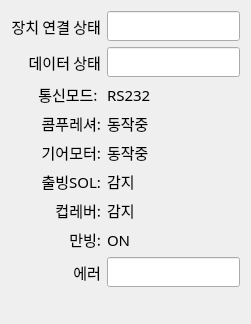
   <widget class="QWidget" name="layoutWidget">
    <property name="geometry">
     <rect>
      <x>320</x>
      <y>60</y>
      <width>251</width>
      <height>292</height>
     </rect>
    </property>
    <layout class="QGridLayout" name="gridLayout_3">
     <item row="3" column="1">
      <widget class="QLabel" name="LB_STATUS_COMP_WORKING_2">
       <property name="font">
        <font>
         <family>함초롬돋움</family>
         <pointsize>11</pointsize>
         <weight>50</weight>
         <italic>false</italic>
         <bold>false</bold>
        </font>
       </property>
       <property name="text">
        <string>동작중</string>
       </property>
      </widget>
     </item>
     <item row="7" column="1">
      <widget class="QLabel" name="LB_STATUS_FULL_ICE_2">
       <property name="font">
        <font>
         <family>함초롬돋움</family>
         <pointsize>11</pointsize>
         <weight>50</weight>
         <italic>false</italic>
         <bold>false</bold>
        </font>
       </property>
       <property name="text">
        <string>ON</string>
       </property>
      </widget>
     </item>
     <item row="4" column="1">
      <widget class="QLabel" name="LB_STATUS_GEAR_WORKING_2">
       <property name="font">
        <font>
         <family>함초롬돋움</family>
         <pointsize>11</pointsize>
         <weight>50</weight>
         <italic>false</italic>
         <bold>false</bold>
        </font>
       </property>
       <property name="text">
        <string>동작중</string>
       </property>
      </widget>
     </item>
     <item row="6" column="0">
      <widget class="QLabel" name="label_38">
       <property name="font">
        <font>
         <family>함초롬돋움</family>
         <pointsize>11</pointsize>
         <weight>50</weight>
         <italic>false</italic>
         <bold>false</bold>
        </font>
       </property>
       <property name="text">
        <string>컵레버:</string>
       </property>
       <property name="alignment">
        <set>Qt::AlignRight|Qt::AlignTrailing|Qt::AlignVCenter</set>
       </property>
      </widget>
     </item>
     <item row="2" column="1">
      <widget class="QLabel" name="LB_STATUS_COMM_MODE_2">
       <property name="font">
        <font>
         <family>함초롬돋움</family>
         <pointsize>11</pointsize>
         <weight>50</weight>
         <italic>false</italic>
         <bold>false</bold>
        </font>
       </property>
       <property name="text">
        <string>RS232</string>
       </property>
      </widget>
     </item>
     <item row="5" column="0">
      <widget class="QLabel" name="label_56">
       <property name="font">
        <font>
         <family>함초롬돋움</family>
         <pointsize>11</pointsize>
         <weight>50</weight>
         <italic>false</italic>
         <bold>false</bold>
        </font>
       </property>
       <property name="text">
        <string>출빙SOL:</string>
       </property>
       <property name="alignment">
        <set>Qt::AlignRight|Qt::AlignTrailing|Qt::AlignVCenter</set>
       </property>
      </widget>
     </item>
     <item row="2" column="0">
      <widget class="QLabel" name="label_37">
       <property name="font">
        <font>
         <family>함초롬돋움</family>
         <pointsize>11</pointsize>
         <weight>50</weight>
         <italic>false</italic>
         <bold>false</bold>
        </font>
       </property>
       <property name="text">
        <string>통신모드: </string>
       </property>
       <property name="alignment">
        <set>Qt::AlignRight|Qt::AlignTrailing|Qt::AlignVCenter</set>
       </property>
      </widget>
     </item>
     <item row="8" column="1">
      <widget class="QLineEdit" name="LE_ICE_ERROR_2">
       <property name="font">
        <font>
         <family>함초롬돋움</family>
         <pointsize>11</pointsize>
         <weight>50</weight>
         <italic>false</italic>
         <bold>false</bold>
        </font>
       </property>
       <property name="alignment">
        <set>Qt::AlignCenter</set>
       </property>
       <property name="readOnly">
        <bool>true</bool>
       </property>
      </widget>
     </item>
     <item row="8" column="0">
      <widget class="QLabel" name="label_54">
       <property name="font">
        <font>
         <family>함초롬돋움</family>
         <pointsize>11</pointsize>
         <weight>50</weight>
         <italic>false</italic>
         <bold>false</bold>
        </font>
       </property>
       <property name="text">
        <string>에러</string>
       </property>
       <property name="alignment">
        <set>Qt::AlignRight|Qt::AlignTrailing|Qt::AlignVCenter</set>
       </property>
      </widget>
     </item>
     <item row="1" column="0">
      <widget class="QLabel" name="label_112">
       <property name="font">
        <font>
         <family>함초롬돋움</family>
         <pointsize>11</pointsize>
         <weight>50</weight>
         <italic>false</italic>
         <bold>false</bold>
        </font>
       </property>
       <property name="text">
        <string>데이터 상태</string>
       </property>
       <property name="alignment">
        <set>Qt::AlignRight|Qt::AlignTrailing|Qt::AlignVCenter</set>
       </property>
      </widget>
     </item>
     <item row="0" column="0">
      <widget class="QLabel" name="label_113">
       <property name="font">
        <font>
         <family>함초롬돋움</family>
         <pointsize>11</pointsize>
         <weight>50</weight>
         <italic>false</italic>
         <bold>false</bold>
        </font>
       </property>
       <property name="text">
        <string>장치 연결 상태</string>
       </property>
       <property name="alignment">
        <set>Qt::AlignRight|Qt::AlignTrailing|Qt::AlignVCenter</set>
       </property>
      </widget>
     </item>
     <item row="1" column="1">
      <widget class="QLineEdit" name="LE_ICE_DATA_CONNECTION_2">
       <property name="font">
        <font>
         <family>함초롬돋움</family>
         <pointsize>11</pointsize>
         <weight>50</weight>
         <italic>false</italic>
         <bold>false</bold>
        </font>
       </property>
       <property name="readOnly">
        <bool>true</bool>
       </property>
      </widget>
     </item>
     <item row="0" column="1">
      <widget class="QLineEdit" name="LE_ICE_CONNECTION_2">
       <property name="font">
        <font>
         <family>함초롬돋움</family>
         <pointsize>11</pointsize>
         <weight>50</weight>
         <italic>false</italic>
         <bold>false</bold>
        </font>
       </property>
       <property name="readOnly">
        <bool>true</bool>
       </property>
      </widget>
     </item>
     <item row="4" column="0">
      <widget class="QLabel" name="label_55">
       <property name="font">
        <font>
         <family>함초롬돋움</family>
         <pointsize>11</pointsize>
         <weight>50</weight>
         <italic>false</italic>
         <bold>false</bold>
        </font>
       </property>
       <property name="text">
        <string>기어모터:</string>
       </property>
       <property name="alignment">
        <set>Qt::AlignRight|Qt::AlignTrailing|Qt::AlignVCenter</set>
       </property>
      </widget>
     </item>
     <item row="7" column="0">
      <widget class="QLabel" name="label_39">
       <property name="font">
        <font>
         <family>함초롬돋움</family>
         <pointsize>11</pointsize>
         <weight>50</weight>
         <italic>false</italic>
         <bold>false</bold>
        </font>
       </property>
       <property name="text">
        <string>만빙:</string>
       </property>
       <property name="alignment">
        <set>Qt::AlignRight|Qt::AlignTrailing|Qt::AlignVCenter</set>
       </property>
      </widget>
     </item>
     <item row="3" column="0">
      <widget class="QLabel" name="label_35">
       <property name="font">
        <font>
         <family>함초롬돋움</family>
         <pointsize>11</pointsize>
         <weight>50</weight>
         <italic>false</italic>
         <bold>false</bold>
        </font>
       </property>
       <property name="text">
        <string>콤푸레셔:</string>
       </property>
       <property name="alignment">
        <set>Qt::AlignRight|Qt::AlignTrailing|Qt::AlignVCenter</set>
       </property>
      </widget>
     </item>
     <item row="6" column="1">
      <widget class="QLabel" name="LB_STATUS_CUP_LEVER_DETECT_2">
       <property name="font">
        <font>
         <family>함초롬돋움</family>
         <pointsize>11</pointsize>
         <weight>50</weight>
         <italic>false</italic>
         <bold>false</bold>
        </font>
       </property>
       <property name="text">
        <string>감지</string>
       </property>
      </widget>
     </item>
     <item row="5" column="1">
      <widget class="QLabel" name="LB_STATUS_OUT_SOL_DETECT_2">
       <property name="font">
        <font>
         <family>함초롬돋움</family>
         <pointsize>11</pointsize>
         <weight>50</weight>
         <italic>false</italic>
         <bold>false</bold>
        </font>
       </property>
       <property name="text">
        <string>감지</string>
       </property>
      </widget>
     </item>
     <item row="9" column="0" colspan="2">
      <widget class="QLabel" name="LB_ERROR_TYPE_2">
       <property name="font">
        <font>
         <family>함초롬돋움</family>
         <pointsize>11</pointsize>
         <weight>50</weight>
         <italic>false</italic>
         <bold>false</bold>
        </font>
       </property>
       <property name="text">
        <string/>
       </property>
      </widget>
     </item>
    </layout>
   </widget>
